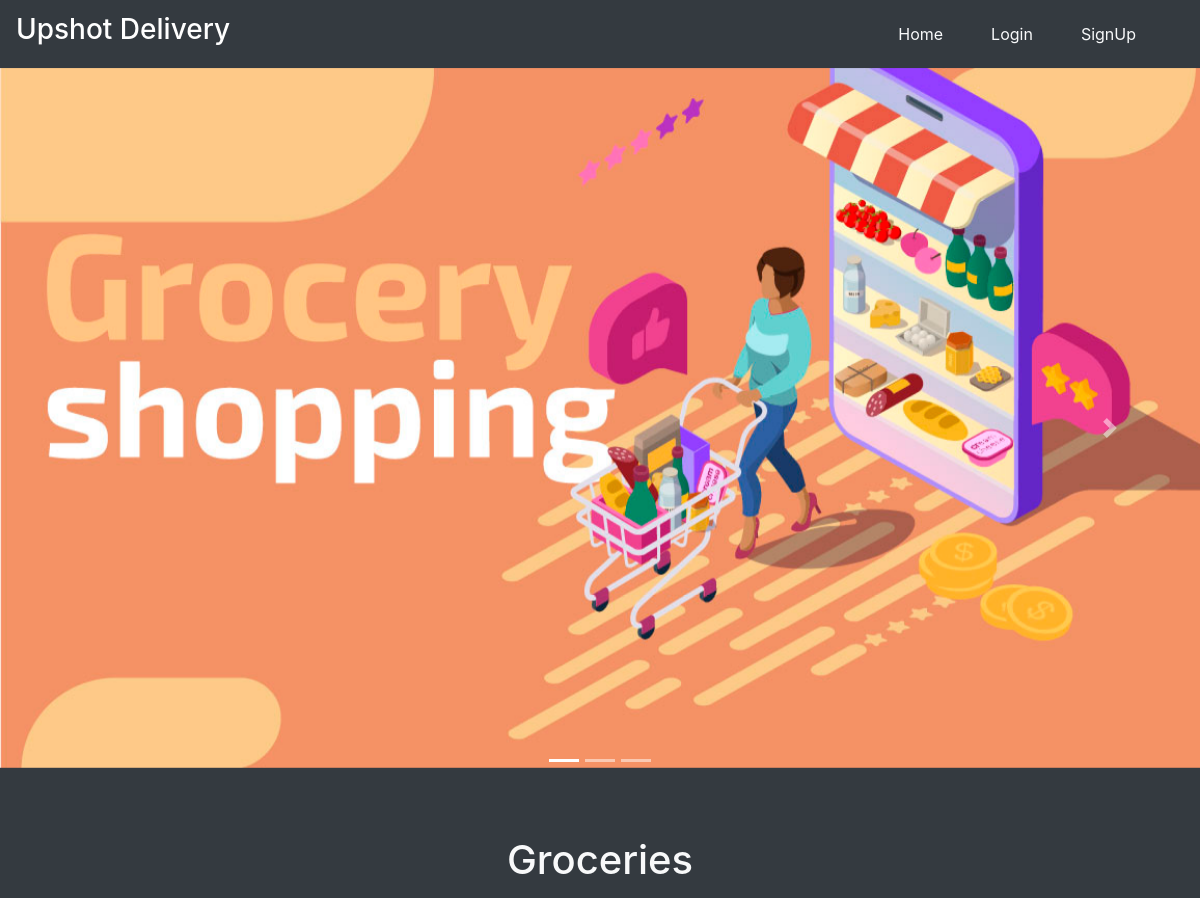
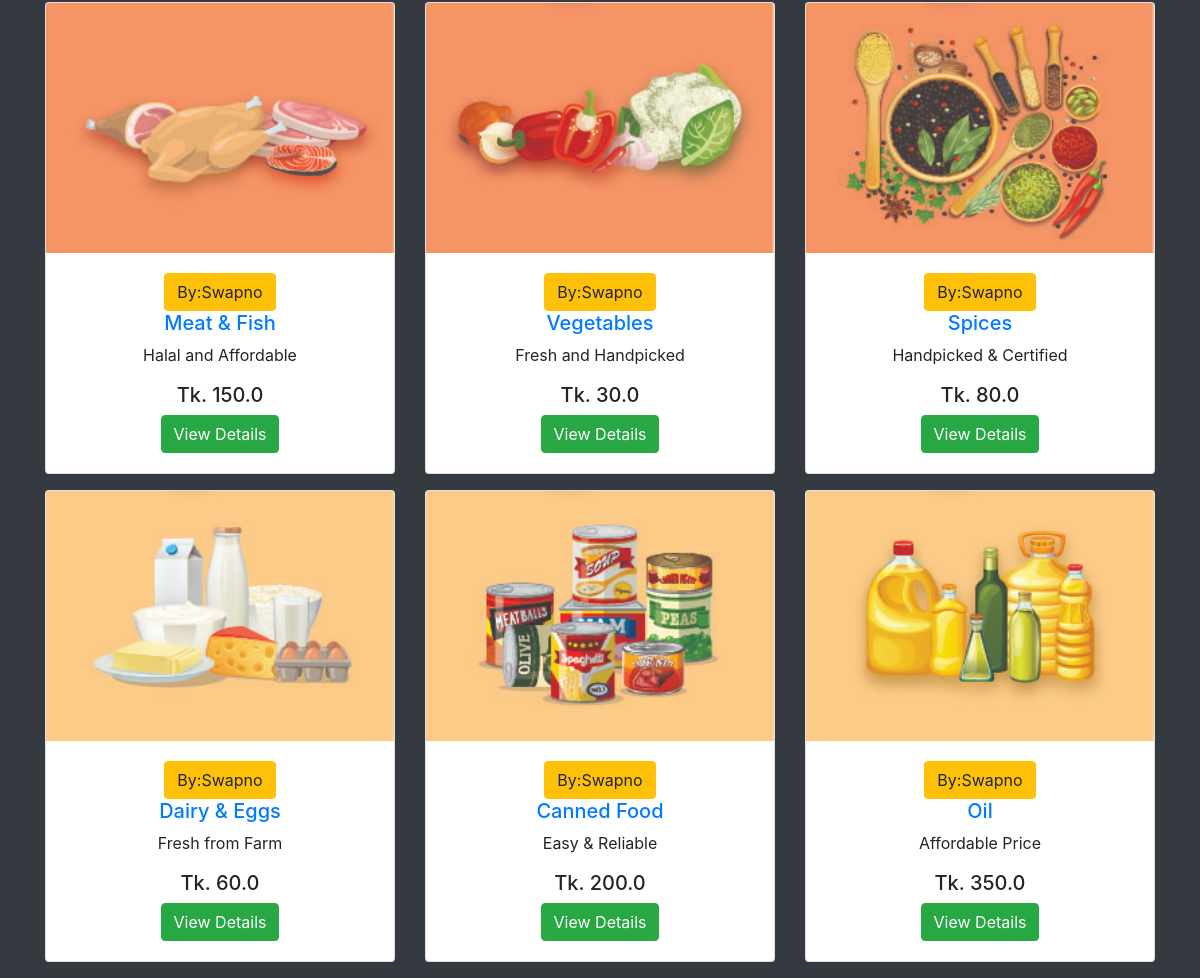
The page / on the database its author committed (2 pictures, top to bottom).
### main/models.py (models this page shows, shortened)
class Item(models.Model):
    LABELS = (
        ('Best Selling Foods', 'Best Selling Foods'),
        ('New Food', 'New Food'),
        ('Spicy Foods🔥', 'Spicy Foods🔥'),
    )
    LABEL_COLOUR = (
        ('danger', 'danger'),
        ('success', 'success'),
        ('primary', 'primary'),
        ('info', 'info'),
        ('warning', 'warning'),
    )
    title = models.CharField(max_length=150)
    description = models.CharField(max_length=250,blank=True)
    price = models.FloatField()
    pieces = models.IntegerField(default=6)
    instructions = models.CharField(max_length=250,default="Available")
    image = models.ImageField(default='default.png', upload_to='images/')
    labels = models.CharField(max_length=25, choices=LABELS, blank=True)
    label_colour = models.CharField(max_length=15, choices=LABEL_COLOUR, blank=True)
    slug = models.SlugField(default="foods")
    created_by = models.ForeignKey(User, on_delete=models.CASCADE)

### main/views.py (the view)
# urls.py: path('', MenuListView.as_view(), name='home'),
class MenuListView(ListView):
    model = Item
    template_name = 'main/home.html'
    context_object_name = 'menu_items'

### main/templates/main/home.html (shortened to what this page needs)
{% extends "main/layout.html" %}
{% block content %}
  <div class="home bg-dark">
    <div id="carouselExampleCaptions" class="carousel slide mb-5" data-ride="carousel" style="height: 720px;">
        <ol class="carousel-indicators">
          <li data-target="#carouselExampleCaptions" data-slide-to="0" class="active"></li>
          <li data-target="#carouselExampleCaptions" data-slide-to="1"></li>
          <li data-target="#carouselExampleCaptions" data-slide-to="2"></li>
        </ol>
        <div class="carousel-inner">
          <div class="carousel-item active">
            <img src="../../../media/251.jpg" class="d-block w-100" alt="sushi1" height="700px">
          </div>
        </div>
        <a class="carousel-control-prev" href="#carouselExampleCaptions" role="button" data-slide="prev">
          <span class="carousel-control-prev-icon" aria-hidden="true"></span>
        </a>
        <a class="carousel-control-next" href="#carouselExampleCaptions" role="button" data-slide="next">
          <span class="carousel-control-next-icon" aria-hidden="true"></span>
        </a>
    </div>
    <div class="container">
      <h1 class="text-center text-light mb-3">Groceries</h1>
      <div class="row">
        {% for item in menu_items %}
            <div class="col-sm-4">
                <div class="card mb-3" style="height: fit-content; overflow: auto;">
                  <img src="{{ item.image.url }}" style="height: 250px;">
                    <div class="card-body text-center">
                      <button class="btn btn-warning">By:{{ item.created_by }}</button>
                      <h5 class="text-center"><a href="{% url 'main:dishes' item.slug %}">{{ item.title }} </a><span class="badge badge-{{ item.label_colour }}">{{ item.labels }}</span></h5>
                      <p class="text-center">{{ item.description }}</p>
                      <h5 class="text-center">Tk. {{ item.price }}</h5>
                      <a href="{% url 'main:dishes' item.slug %}" class="btn btn-success">View Details</a>
                    </div>
                </div>
            </div>
        {% endfor %}
      </div>
    </div>
  </div>
{% endblock content %}

### main/templates/main/layout.html (shortened to what this page needs)
{% load get_group %}
{% load static %}
<!DOCTYPE html>
<html lang="en">
<head>
    <link rel="stylesheet" href="https://maxcdn.bootstrapcdn.com/bootstrap/4.0.0/css/bootstrap.min.css">
    <link rel="stylesheet" type="text/css" href="{% static 'main/styles.css' %}">
</head>
<body>
    <nav class="navbar navbar-expand-lg navbar-dark bg-dark">
        <a class="navbar-brand" href="/"><h3>Upshot Delivery</h3></a>
        <div class="collapse navbar-collapse" id="navbarNav">
            <ul class="navbar-nav ml-auto">
                    <li><a href="{% url 'main:home' %}" class="mr-5 text-light">Home</a></li>
                {% if user.is_authenticated %}
                    {% if request.user|has_group:"admin_owner" %}
                        <li><a href="{% url 'main:admin_dashboard' %}" class="mr-5 text-light">DashBoard</a></li>
                        <li>
                            <form class="logout-link" action="{% url 'accounts:logout' %}" method="post">
                                {% csrf_token %}
                                <button type="submit" class="mr-5">Logout</button>
                            </form>
                        </li>
                    {% else %}
                        <li><a href="{% url 'main:cart' %}" class="mr-5 text-light">My Cart</a></li>
                        <li><a href="{% url 'main:order_details' %}" class="mr-5 text-light">Your Orders</a></li>
                        <li>
                            <form class="logout-link" action="{% url 'accounts:logout' %}" method="post">
                                {% csrf_token %}
                                <button type="submit" class="mr-5">Logout</button>
                            </form>
                        </li>
                    {% endif %}
                {% else %}
                    <li><a href="{% url 'accounts:login' %}" class="mr-5 text-light">Login</a></li>
                    <li><a href="{% url 'accounts:signup' %}" class="mr-5 text-light">SignUp</a></li>
                {% endif %}
            </ul>
        </div>
    </nav>
    <main role="main">
        {% block content %}{% endblock %}
    </main>

### rows shown on the page
Item: image (picture), created_by "Swapno", title "Meat & Fish", description "Halal and Affordable", price "150.0"
Item: image (picture), created_by "Swapno", title "Vegetables", description "Fresh and Handpicked", price "30.0"
Item: image (picture), created_by "Swapno", title "Spices", description "Handpicked & Certified", price "80.0"
Item: image (picture), created_by "Swapno", title "Dairy & Eggs", description "Fresh from Farm", price "60.0"
Item: image (picture), created_by "Swapno", title "Canned Food", description "Easy & Reliable", price "200.0"
Item: image (picture), created_by "Swapno", title "Oil", description "Affordable Price", price "350.0"
